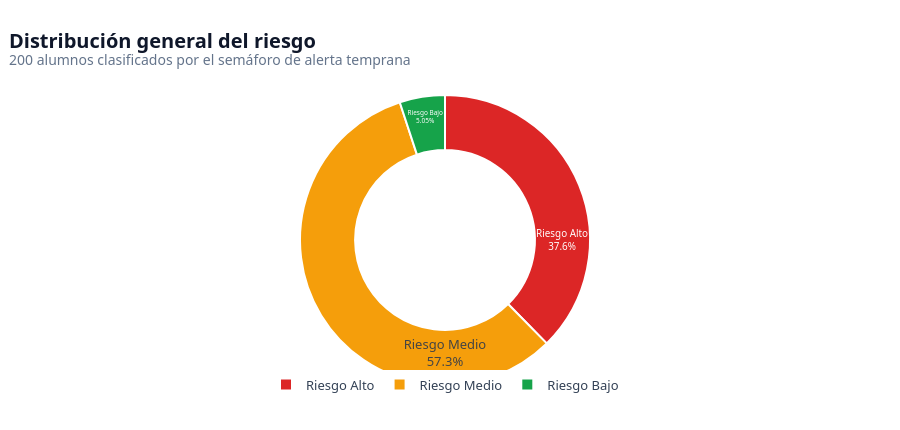

Notebook source saved alongside this figure:
### Markdown cell above
### 4.5 · Distribución general del riesgo

### Code cell
df5 = (
    df_alertas["semaforo_riesgo"]
    .value_counts()
    .rename_axis("riesgo")
    .reset_index(name="alumnos")
)

fig5 = px.pie(
    df5,
    names="riesgo",
    values="alumnos",
    hole=0.62,
    color="riesgo",
    color_discrete_map=COLOR_RIESGO,
    category_orders={"riesgo": ["Riesgo Alto", "Riesgo Medio", "Riesgo Bajo"]},
)
fig5.update_traces(
    textinfo="percent+label",
    textposition="inside",
    insidetextorientation="horizontal",
    marker=dict(line=dict(color="white", width=2)),
    hovertemplate="<b>%{label}</b><br>%{value} alumnos (%{percent})<extra></extra>",
)
estilo_fig(
    fig5,
    "Distribución general del riesgo",
    f"{alumnos} alumnos clasificados por el semáforo de alerta temprana",
    height=430,
)
fig5.update_layout(legend=dict(orientation="h", y=-0.05, x=0.5, xanchor="center"))
fig5.show()

### Figure 1 — Plotly figure (JSON) as saved in the notebook; plotly's stock layout.template omitted (floating-point values rounded to 4 significant figures)
{"data": [{"customdata": [["Riesgo Alto"], ["Riesgo Medio"], ["Riesgo Bajo"]], "direction": "clockwise", "domain": {"x": [0, 1], "y": [0, 1]}, "hole": 0.62, "hovertemplate": "<b>%{label}</b><br>%{value} alumnos (%{percent})<extra></extra>", "insidetextorientation": "horizontal", "labels": ["Riesgo Alto", "Riesgo Medio", "Riesgo Bajo"], "legendgroup": "", "marker": {"colors": ["#DC2626", "#F59E0B", "#16A34A"], "line": {"color": "white", "width": 2}}, "name": "", "showlegend": true, "sort": false, "textinfo": "percent+label", "textposition": "inside", "type": "pie", "values": [149, 227, 20]}], "layout": {"font": {"color": "#334155", "family": "Segoe UI, Arial, sans-serif", "size": 13}, "height": 430, "hoverlabel": {"bgcolor": "white", "font": {"family": "Segoe UI, Arial", "size": 12}}, "legend": {"orientation": "h", "title": {"text": ""}, "tracegroupgap": 0, "traceorder": "normal", "x": 0.5, "xanchor": "center", "y": -0.05, "yanchor": "bottom"}, "margin": {"b": 45, "l": 20, "r": 30, "t": 95}, "paper_bgcolor": "white", "plot_bgcolor": "white", "title": {"font": {"color": "#0F172A", "size": 20}, "text": "<b>Distribución general del riesgo</b><br><sup style='color:#64748B'>200 alumnos clasificados por el semáforo de alerta temprana</sup>", "x": 0.01, "xanchor": "left"}, "xaxis": {"gridcolor": "#F1F5F9", "linecolor": "#E2E8F0", "showgrid": false}, "yaxis": {"gridcolor": "#F1F5F9", "linecolor": "#E2E8F0", "showgrid": true, "zeroline": false}}}
